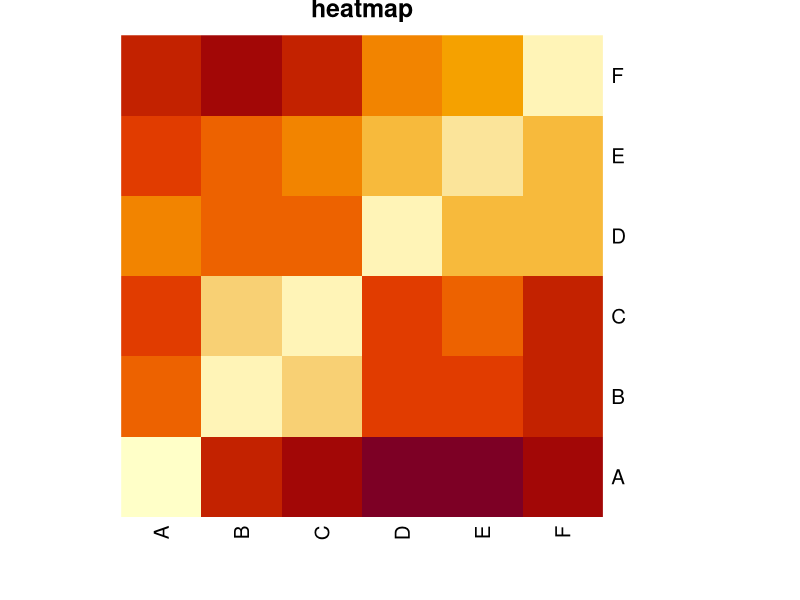
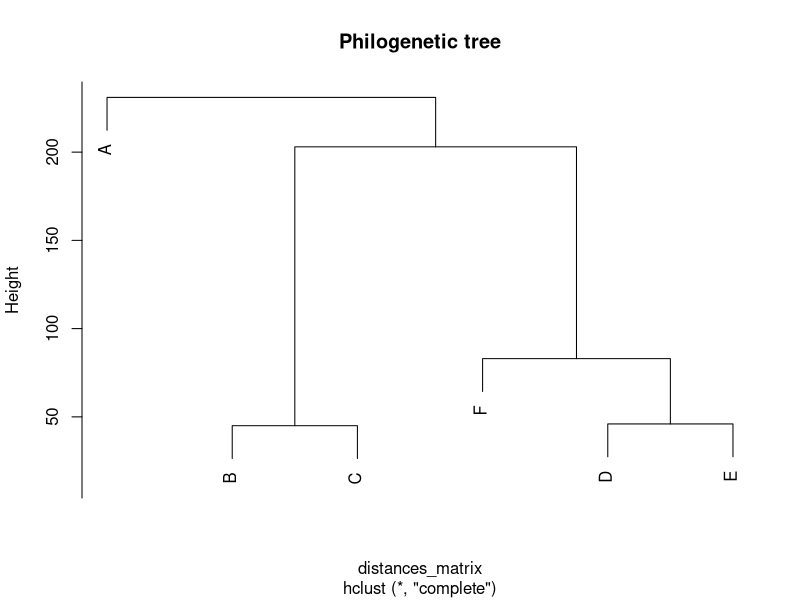

R code for these plots, in order:
	
distances_data = c(0,184,222,177,216,231,
					184,0,45,123,128,200,
					222,45,0,129,121,203,
					177,123,129,0,46,83,
					216,128,121,46,0,83,
					231,200,203,83,83,0)

dim(distances_data)=c(6,6)			
colnames(distances_data)=c('A','B','C','D','E','F')
rownames(distances_data)=colnames(distances_data)
distances_matrix = as.dist(distances_data)

require(graphics); require(grDevices)
x  <- as.matrix(distances_matrix)
rc <- rainbow(nrow(x), start = 0, end = .3)
cc <- rainbow(ncol(x), start = 0, end = .3)

## "heat map for the distance matrix"
heatmap(x, Rowv = NA, Colv = NA, scale = "column",
        main = "heatmap")

## "print tree using hierarchical clustering"
plot(hclust(distances_matrix),main="Philogenetic tree")


